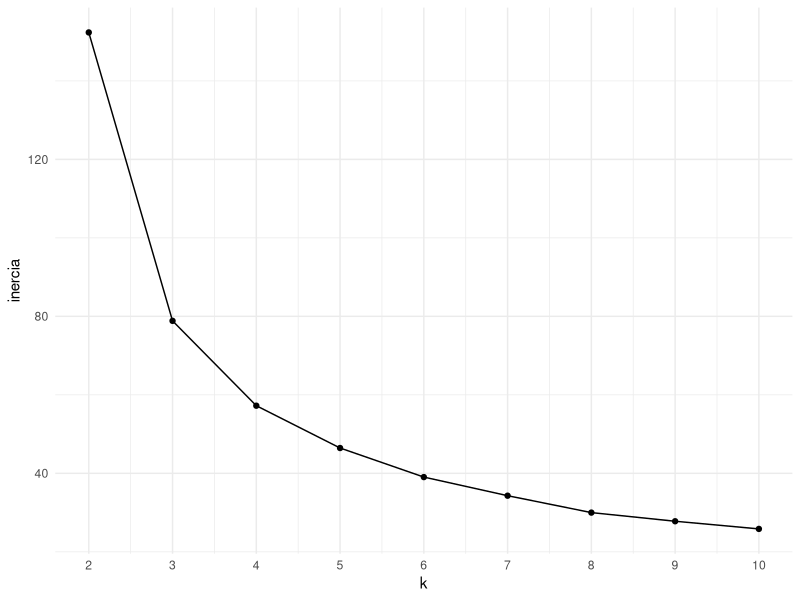

R code for this plot:
library(tidyverse)

datos <- iris[,-5]
k <- 2:10

calcular_grupos <- function(datos, k) {
  kmeans(x = datos, centers = k, iter.max = 200, nstart = 100)
}

modelo <- map(.x = 2:10, .f = calcular_grupos, datos = datos)
inercia <- map_dbl(modelo, "tot.withinss")

resultados <- tibble(k = k, modelo, inercia)
resultados

ggplot(data = resultados,
       mapping = aes(x = k, y = inercia)) +
  geom_line()+
  geom_point() +
  theme_minimal() +
  scale_x_continuous(breaks = 2:10)
